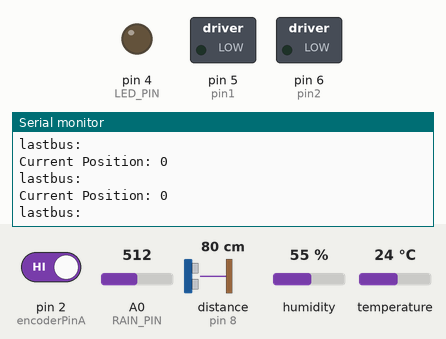
Simulated run of this sketch. Board: Arduino Uno, built with avr-gcc and run on an emulated ATmega328P. Parts: switched loads named in the sketch (green lamp = pin HIGH), output pins drawn as LEDs (lit = HIGH), the last lines printed to the serial monitor. Wiring (inferred from the names in the program): ultrasonic range finder: trigger pin 9; echo pin 8. Inputs (shaded band) come from the test bench; at power-on: temperature 24 °C, pin 2 (encoderPinA) HIGH, A0 (RAIN_PIN) = 512, distance to the obstacle (sensor on pin 8) 80 cm, humidity 55 %. The echo pulse lasts 58.3 µs per cm; pins used as bus, display or sensor lines are not drawn.

Above: at 10.6 s.
10.7 s: temperature set to 11 °C
At 11.85 s:
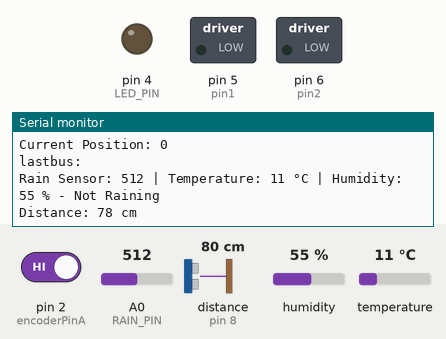
12.2 s: temperature set to 8 °C
At 13.87 s:
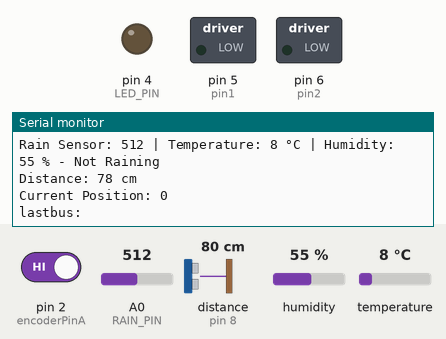
Timing chart, 0 to 14.7 s (numbered marks = the images above; inputs shaded):
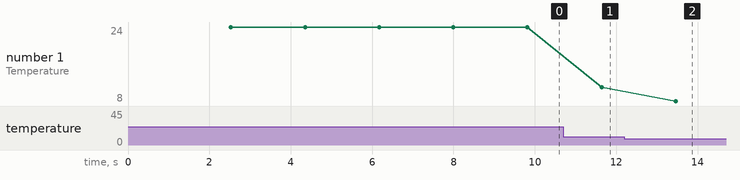

The sketch:

shelter.ino
```cpp
#include <SoftwareSerial.h>
#include <DHT11.h> // Include the DHT11 library
#include <string.h>

// Sensor and LED pin definitions
#define DHT11_PIN 7  // DHT11 connected to digital pin 2
#define RAIN_PIN A0  // Raindrop sensor connected to analog pin A0
#define LED_PIN 4    // LED connected to digital pin 4

int rainThreshold = 500;  // Threshold for raindrop sensor
int tempMin = 18;         // Minimum temperature for rain in Celsius
int tempMax = 29;         // Maximum temperature for rain in Celsius
int humidityMin = 80;     // Minimum humidity for rain in percentage

DHT11 dht11(DHT11_PIN);  // Create a DHT11 object


#define encoderPinA 2
#define encoderPinB 3
#define pin1 5
#define pin2 6
#define echoPin 8
#define trigPin 9
#define RxD 13
#define TxD 12


char recvChar;
String recvStr;

const int maxDist = 32;
const int minDist = 20;
String message = "";
String lastbus = "";

volatile long int encoder_pos = 0;
const int error = 15;  // permissible error
int setPos = 0;        // Value range from -32768 to 32767
int motor_speed;
int i = 0;
int distcounter = 0;
int distcountermax = 5;
int btcounter = 0;
int btcountermax = 50;
int israining = 0;

SoftwareSerial BTSerial(10, 11);  // RX | TX //11 connect to RX
SoftwareSerial master(RxD, TxD);


void setup() {
  // Start the serial communication with the computer
  Serial.begin(9600);

  pinMode(RxD, INPUT);                               //set mode of receive pin (from bluetooth)
  pinMode(TxD, OUTPUT);                              //set mode of transmit pin (to bluetooth)
  master.begin(9600);                                 //start the bluetooth serial "port"

  pinMode(RAIN_PIN, INPUT);     // Set rain sensor pin as input
  pinMode(LED_PIN, OUTPUT);     // Set LED pin as output
  digitalWrite(LED_PIN, LOW);   // Turn off LED initially

  pinMode(trigPin, OUTPUT);  // Sets the trigPin as an OUTPUT
  pinMode(echoPin, INPUT);   // Sets the echoPin as an INPUT

  pinMode(pin1, OUTPUT);  // declares pin 4 as output
  pinMode(pin2, OUTPUT);  // declares pin 5 as output
  pinMode(encoderPinA, INPUT);
  pinMode(encoderPinB, INPUT);
  attachInterrupt(digitalPinToInterrupt(encoderPinA), encoder, RISING);  // Enable the external interrupt


  // Start the Bluetooth communication at 9600 baud rate
  BTSerial.begin(9600);
  Serial.println("Bluetooth receiver ready");
  delay(2000);
  // setPos = 0;
  // moveToPos();
}

void loop() {
  Serial.print("lastbus: ");
  Serial.println(lastbus);
  if (BTSerial.available()) {
    // Read incoming message from Bluetooth
    // if distance in range read bluetooth
    if ((distance() <= maxDist) && (distance() >= minDist)) {
      message = BTSerial.readString();
      lastbus = message;
    } else {
      lastbus = "";
      message = "";
    }

    // Display the message on the serial monitor
    Serial.println("Received: " + message);
    btcounter = 0;
  } else if (btcounter == btcountermax) message = "";
  btcounter++;

  Serial.println(message);
  // measure distance once every while
  if (distcounter == 0) {
    int dist = distance();
    israining = isRaining();
    Serial.print("Distance: ");
    Serial.print(dist);
    Serial.println(" cm");
    if (busHere() && isRaining()) {
      setPos = distToPos(dist);
    }
  } else if (distcounter == distcountermax) {
    distcounter = -1;
  }
  distcounter++;

  if (!busHere() && lastbus != "") {
    master.print(lastbus);
    lastbus = "";
  }

  // bus just left
  if (!busHere() && !isRetracted()) {
    delay(4000);
    Serial.print("Bushere: ");
    Serial.println(busHere());
    if (!busHere()) {
      setPos = 0;
      for (int j = 0; j < 10; j++) {
        while (abs(setPos - encoder_pos) >= error) moveToPos();
        delay(20);
      }
    }
  }

  for (int j = 0; j < 10; j++) {
    while (abs(setPos - encoder_pos) >= error) moveToPos();
    delay(20);
  }

  Serial.print("Current Position: ");
  Serial.println(encoder_pos);

}


void encoder() {
  if (digitalRead(encoderPinB) == HIGH) {
    encoder_pos++;
  } else {
    encoder_pos--;
  }
}

void MotorClockwise(int power) {
  if (power > 60) {  // set the min value as 60 because of the motor inertia
    analogWrite(pin1, power);
    digitalWrite(pin2, LOW);
  } else {
    digitalWrite(pin1, LOW);
    digitalWrite(pin2, LOW);
  }
}

void MotorCounterClockwise(int power) {
  if (power > 60) {
    analogWrite(pin2, power);
    digitalWrite(pin1, LOW);
  } else {
    digitalWrite(pin2, LOW);
    digitalWrite(pin1, LOW);
  }
}

int distance() {
  // Clears the trigPin condition
  digitalWrite(trigPin, LOW);
  delayMicroseconds(2);
  // Sets the trigPin HIGH (ACTIVE) for 10 microseconds
  digitalWrite(trigPin, HIGH);
  delayMicroseconds(10);
  digitalWrite(trigPin, LOW);
  // Reads the echoPin, returns the sound wave travel time in microseconds
  long duration = pulseIn(echoPin, HIGH);
  // Calculating the distance
  int distance = duration * 0.034 / 2;  // Speed of sound wave divided by 2 (go and back)
  // Displays the distance on the Serial Monitor
  return distance;
}

int isRaining() {
  // return 1;
  int rainValue = analogRead(RAIN_PIN);  // Read raindrop sensor value
    int temperature = 0;                   // Variable for temperature
    int humidity = 0;                      // Variable for humidity

    // Read temperature and humidity from DHT11 sensor
    int result = dht11.readTemperatureHumidity(temperature, humidity);

    // Print sensor readings
    Serial.print("Rain Sensor: ");
    Serial.print(rainValue);
    Serial.print(" | Temperature: ");
    Serial.print(temperature);
    Serial.print(" °C | Humidity: ");
    Serial.print(humidity);
    Serial.print(" %");

    if (result == 0) { // Check if DHT11 readings are successful
        // Check if both rain sensor and DHT11 readings indicate rain
        if (rainValue < rainThreshold &&
            temperature >= tempMin && temperature <= tempMax &&
            humidity >= humidityMin) {
            Serial.println(" - Raining");
            digitalWrite(LED_PIN, HIGH); // Turn on LED if conditions are met
            return 1;
        } else {
            Serial.println(" - Not Raining");
            digitalWrite(LED_PIN, LOW);  // Turn off LED otherwise
            return 0;
        }
    } else {
        // Print error message if DHT11 reading fails
        Serial.print(" - Error: ");
        Serial.println(DHT11::getErrorString(result));
    }
  return 0;
}

int isRetracted() {
  return (encoder_pos < error && encoder_pos > -error);
}

int busHere() {
  // return 1;
  int busNear = (distance() <= maxDist) && (distance() >= minDist);
  int btNear = (message != "");
  return (btNear && busNear);
}

long distToPos(int distance) {
  long res = (distance-20) * 110;
  return res;
}

void moveToPos() {
  while (abs(setPos - encoder_pos) > error) {
    Serial.print("Target Postion: ");
    Serial.println(setPos);
    if (setPos > encoder_pos) {
      motor_speed = 150;  // set the speed of the motor
      if (i == 0) {
        motor_speed = 180;  // April 2024
        i = 1;
      }
    } else if (setPos < encoder_pos) {
      motor_speed = -150;
      if (i == 0) {
        motor_speed = -180;  // April 2024
        i = 1;
      }
    } else {
      if (abs(setPos - encoder_pos) < error) {
        motor_speed = 0;
        i = 0;
        MotorClockwise(0);
        delay(10);
        return;
      }
    }

    if (motor_speed > 0) {
      MotorClockwise(motor_speed);
    } else {
      MotorCounterClockwise(abs(motor_speed));
    }
    Serial.print("Current Position: ");
    Serial.println(encoder_pos);
    delay(10);
  }
  MotorClockwise(0);
  delay(10);

}
```

Measured:
- the behaviour switches between 10 and 9 °C on temperature (found by bisection; images 1 and 2)
- after the input at 10.7 s, the serial monitor: prints a new line after 0.94 s (image 1)
- after the input at 12.2 s, the serial monitor: prints a new line after 1.3 s (image 2)
- plotted number 1: 24 → 11 after the input at 10.7 s, 11 → 8 after the input at 12.2 s
